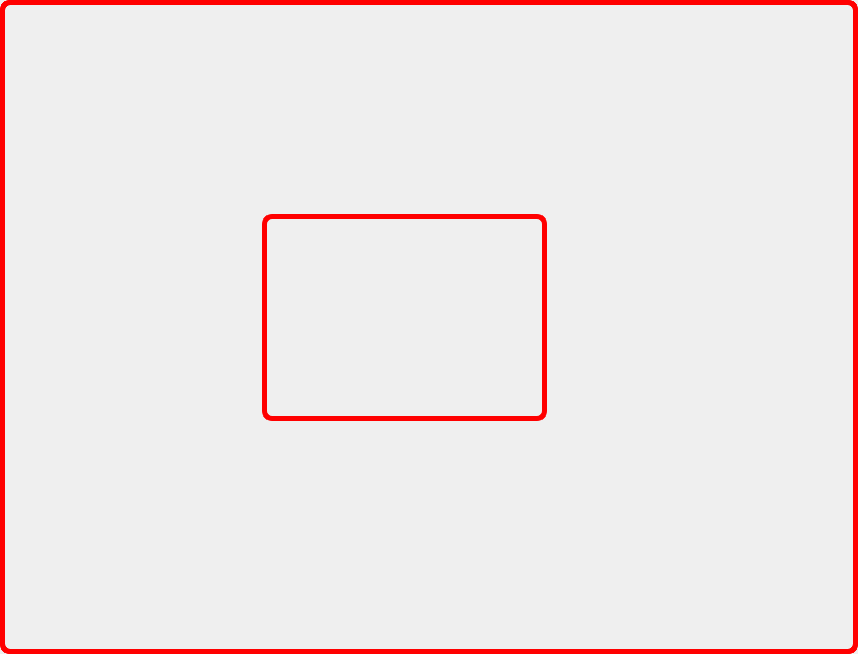
<?xml version="1.0" encoding="UTF-8"?>
<ui version="4.0">
 <class>MainWindow</class>
 <widget class="QMainWindow" name="MainWindow">
  <property name="geometry">
   <rect>
    <x>0</x>
    <y>0</y>
    <width>858</width>
    <height>654</height>
   </rect>
  </property>
  <property name="windowTitle">
   <string>MainWindow</string>
  </property>
  <property name="styleSheet">
   <string notr="true">border-radius: 10px;
border: 5px solid red;</string>
  </property>
  <widget class="QWidget" name="centralwidget">
   <widget class="QWidget" name="widget" native="true">
    <property name="geometry">
     <rect>
      <x>262</x>
      <y>214</y>
      <width>285</width>
      <height>207</height>
     </rect>
    </property>
   </widget>
  </widget>
 </widget>
 <resources>
  <include location="icons.qrc"/>
 </resources>
 <connections/>
</ui>
